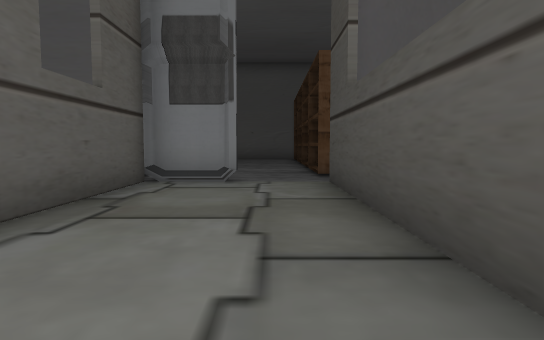
[1] (above)

24 first-person views from a walk through a scene from a Unity 3-D project. The camera is 1.3 m above the floor, tilts 4° down and sees 75° across. The floor is counted in squares, 2 m on a side. Each view is taken from the middle of a square. On the plan, view 1 faces up. The plan holds only what a view shows up to about 10 squares ahead; the rest is blank. The place goes on beyond the plan. The player is left out.

[2]
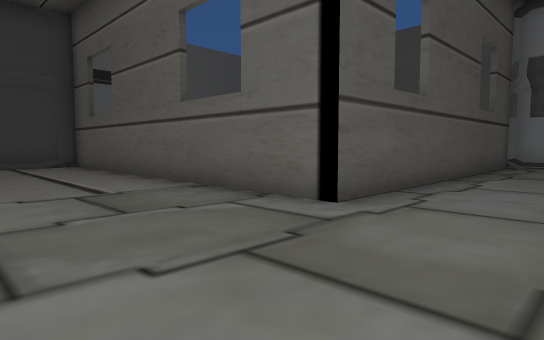

[3]
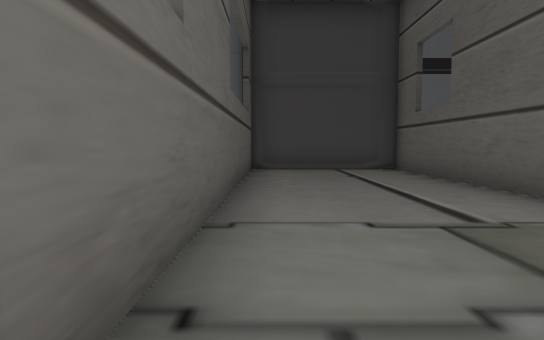

[4]
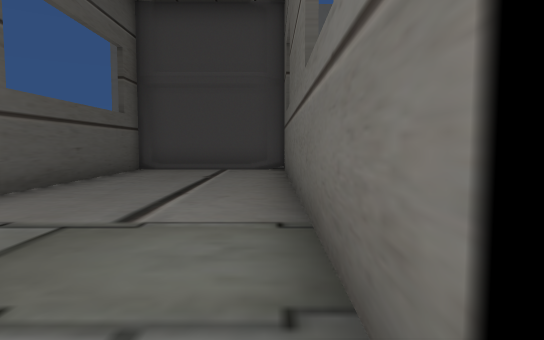

[5]
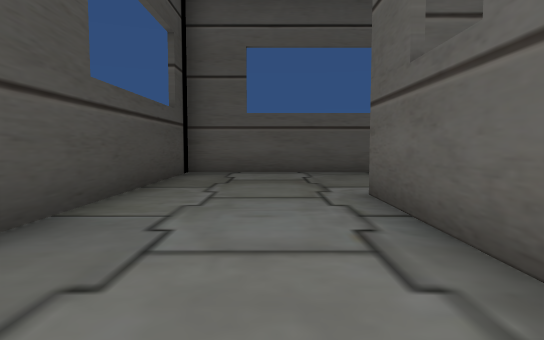

[6]
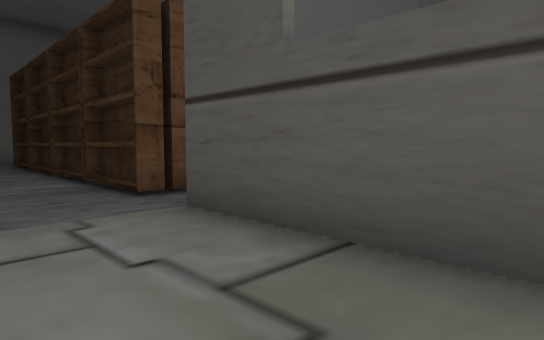

[7]
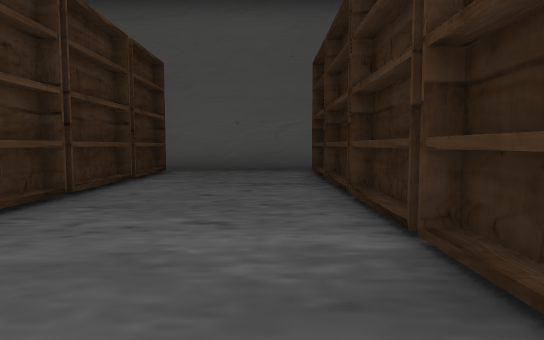

[8]
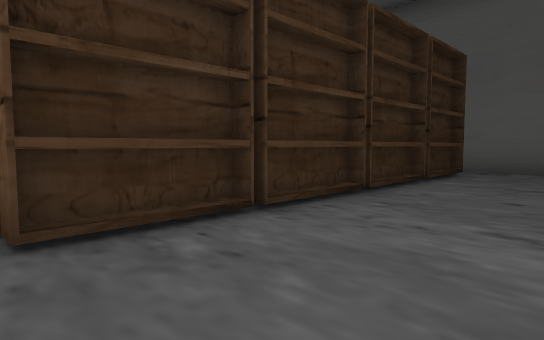

[9]
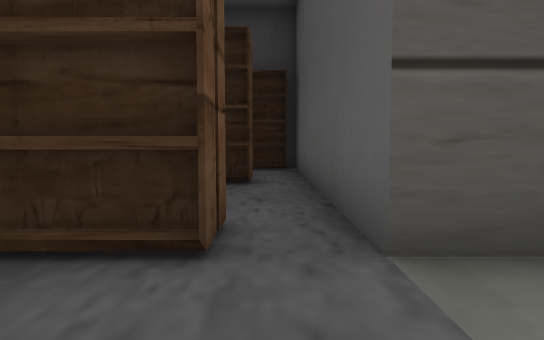

[10]
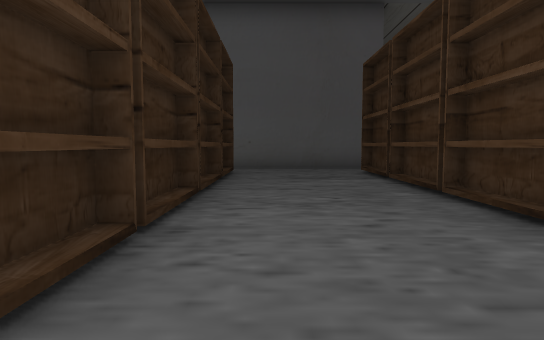

[11]
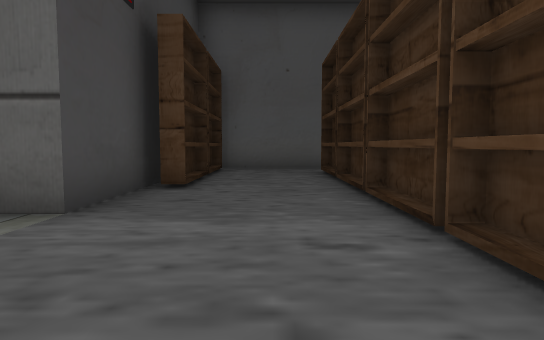

[12]
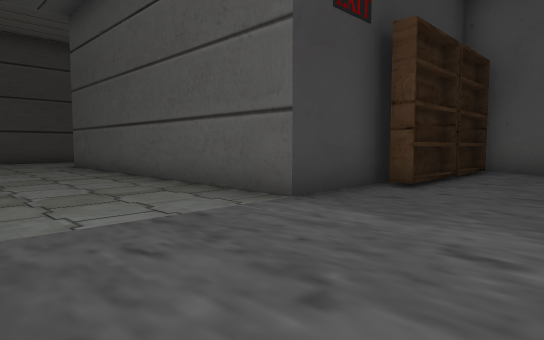

[13]
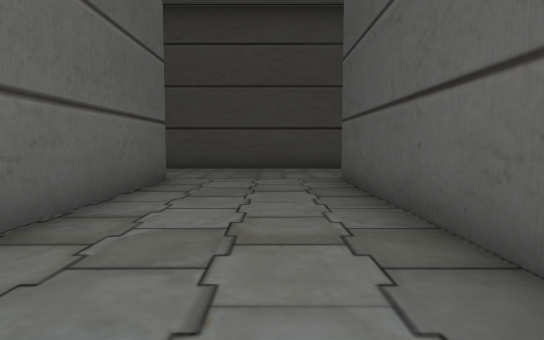

[14]
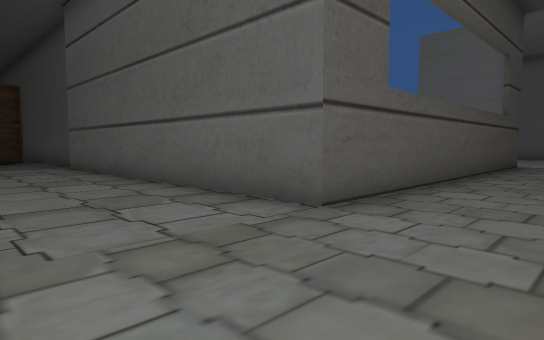

[15]
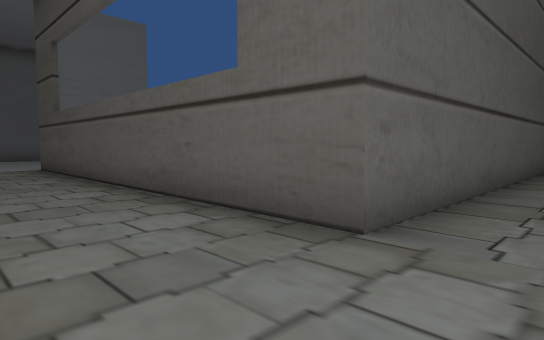

[16]
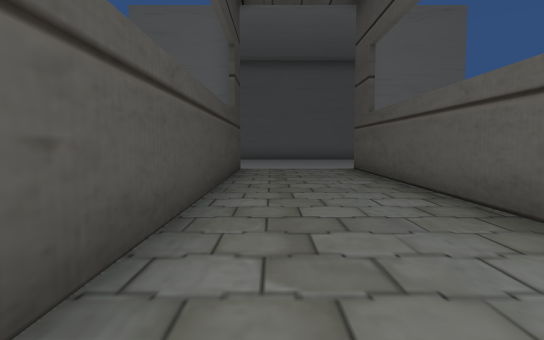

[17]
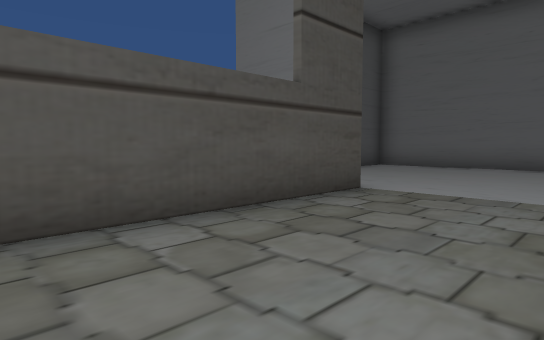

[18]
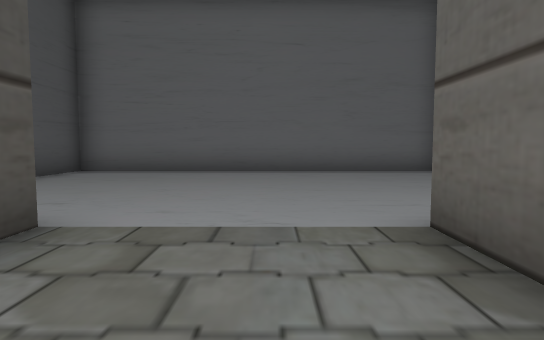

[19]
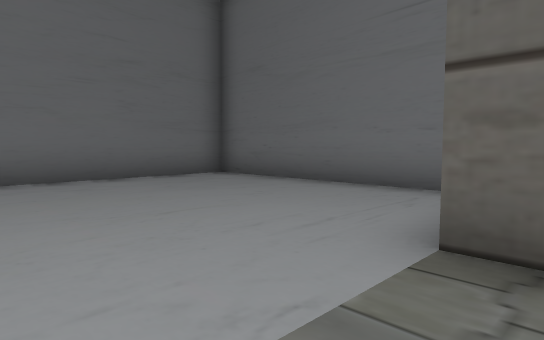

[20]
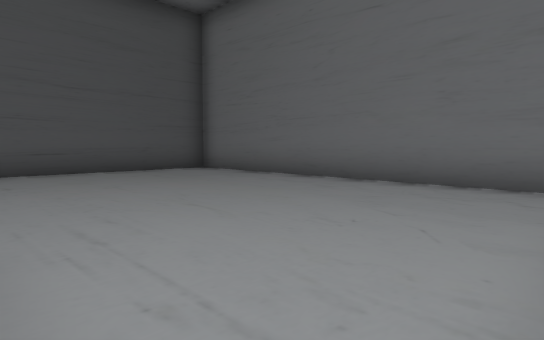

[21]
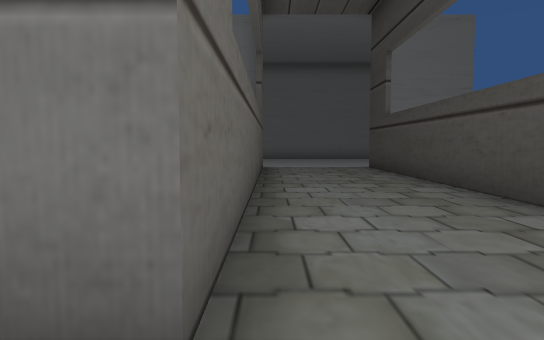

[22]
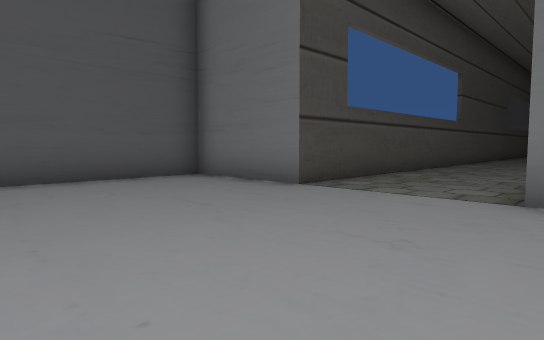

[23]
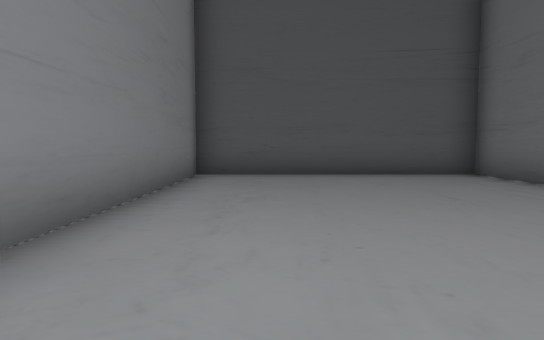

[24]
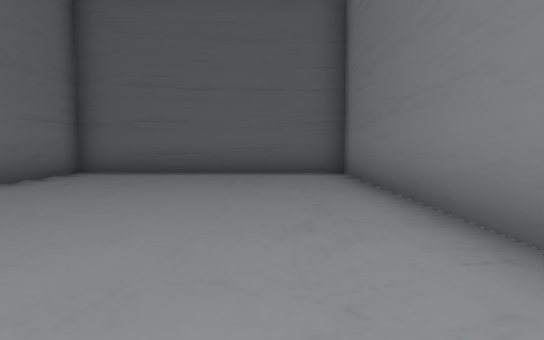

### Floor plan
Key: @ floor where view 1 was taken; # wall or solid block; . floor; v drop or lower ground; B bookshelf.
Columns run from 12 left of view 1 to 24 right of it. Each row starts with its distance up from view 1.
 32                           ###########
 31                           #.........#
 30                           #.........#
 29                           #.........#
 28                           #.........#
 27                           #.........#
 26                           #.........#
 25                           ####...####
 24                              #...#
 23                              #...#
 22                              #...#
 21                              #...#
 20                              #...#
 19                              #...#
 18                              #...#
 17          #####               #...#
 16          .....  . ...v########...#
 15          B...B ..BB..............#
 14          #...B...#...............#
 13          #...B...#...............#
 12          B...B...BB..#########...#
 11          #...B...#...#       #...#
 10          B...B...BB..B       #...#
  9          #...B...#...#       #...#
  8          B...B...BB..B       #...#
  7          ............#       #...#
  6          ###.v#######v       #...#
  5          #...#               #...#
  4          #...#               #...#
  3          #...#             .......
  2          #...#            #.........#
  1          #...#            #.........#
  0          #..@#            #.........#
 -1  #########...#            #.........#
 -2 #............#            #.........#
 -3 #............#            ###########
 -4 #............#
 -5 #............#
 -6 #############v

Positions as (right, up) in squares from view 1, and headings:
1: (0, 0), facing up
2: (0, -5), facing up-left
3: (-2, -5), facing left
4: (-2, -2), facing left
5: (-1, 3), facing down
6: (-1, 3), facing up-right
7: (0, 7), facing up
8: (0, 7), facing up-left
9: (-1, 7), facing right
10: (4, 16), facing down
11: (7, 16), facing down
12: (6, 16), facing down-right
13: (11, 14), facing right
14: (20, 13), facing up-left
15: (20, 14), facing down-left
16: (20, 13), facing down
17: (18, 8), facing down-right
18: (19, 6), facing down
19: (20, 4), facing down-left
20: (15, 3), facing down-right
21: (18, 15), facing up
22: (17, 30), facing down-right
23: (16, 30), facing right
24: (23, 30), facing left
